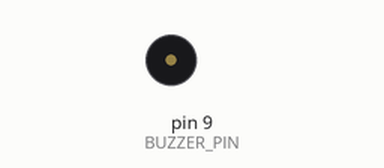
The sketch below on a simulated Arduino Uno, built with avr-gcc and run on an emulated ATmega328P. On the bench: buzzer (waves = sounding).

Above: at 0.6 s.
Timing chart, 0 to 3.0 s (numbered marks = the images above):
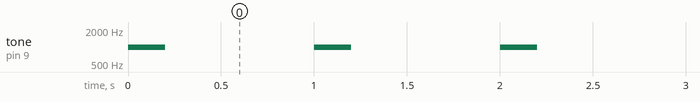

Measured:
- by itself, tone on pin 9 (BUZZER_PIN): alternates 1000 Hz for 0.20 s and silent for 0.80 s

The sketch:

buzzer_example.ino
```cpp
const int BUZZER_PIN = 9;

void setup() {
  pinMode(BUZZER_PIN, OUTPUT);
}

void loop() {
  tone(BUZZER_PIN, 1000);
  delay(200);
  noTone(BUZZER_PIN);
  delay(800);
}
```
